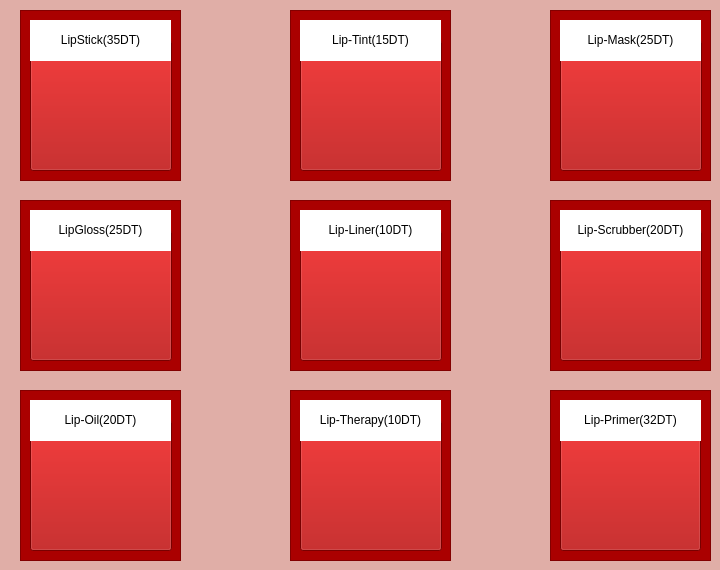
   <widget class="QWidget" name="lips">
    <property name="styleSheet">
     <string notr="true">

background-color: rgb(224, 174, 167);</string>
    </property>
    <attribute name="title">
     <string>Lips</string>
    </attribute>
    <widget class="QFrame" name="frame_19">
     <property name="geometry">
      <rect>
       <x>20</x>
       <y>10</y>
       <width>161</width>
       <height>171</height>
      </rect>
     </property>
     <property name="styleSheet">
      <string notr="true">background-color: rgb(170, 0, 0);</string>
     </property>
     <property name="frameShape">
      <enum>QFrame::StyledPanel</enum>
     </property>
     <property name="frameShadow">
      <enum>QFrame::Raised</enum>
     </property>
     <widget class="QPushButton" name="stick">
      <property name="geometry">
       <rect>
        <x>10</x>
        <y>30</y>
        <width>142</width>
        <height>131</height>
       </rect>
      </property>
      <property name="styleSheet">
       <string notr="true"/>
      </property>
      <property name="text">
       <string/>
      </property>
     </widget>
     <widget class="QLabel" name="found_25">
      <property name="geometry">
       <rect>
        <x>10</x>
        <y>10</y>
        <width>141</width>
        <height>41</height>
       </rect>
      </property>
      <property name="styleSheet">
       <string notr="true">color:rgb(0, 0, 0);background-color: rgb(255, 255, 255);</string>
      </property>
      <property name="text">
       <string>&lt;html&gt;&lt;head/&gt;&lt;body&gt;&lt;p align=&quot;center&quot;&gt;LipStick(35DT)&lt;/p&gt;&lt;/body&gt;&lt;/html&gt;</string>
      </property>
     </widget>
    </widget>
    <widget class="QFrame" name="frame_21">
     <property name="geometry">
      <rect>
       <x>550</x>
       <y>200</y>
       <width>161</width>
       <height>171</height>
      </rect>
     </property>
     <property name="styleSheet">
      <string notr="true">background-color: rgb(170, 0, 0);</string>
     </property>
     <property name="frameShape">
      <enum>QFrame::StyledPanel</enum>
     </property>
     <property name="frameShadow">
      <enum>QFrame::Raised</enum>
     </property>
     <widget class="QPushButton" name="scrub">
      <property name="geometry">
       <rect>
        <x>10</x>
        <y>30</y>
        <width>142</width>
        <height>131</height>
       </rect>
      </property>
      <property name="styleSheet">
       <string notr="true"/>
      </property>
      <property name="text">
       <string/>
      </property>
     </widget>
     <widget class="QLabel" name="found_29">
      <property name="geometry">
       <rect>
        <x>10</x>
        <y>10</y>
        <width>141</width>
        <height>41</height>
       </rect>
      </property>
      <property name="styleSheet">
       <string notr="true">color:rgb(0, 0, 0);background-color: rgb(255, 255, 255);</string>
      </property>
      <property name="text">
       <string>&lt;html&gt;&lt;head/&gt;&lt;body&gt;&lt;p align=&quot;center&quot;&gt;Lip-Scrubber(20DT)&lt;/p&gt;&lt;/body&gt;&lt;/html&gt;</string>
      </property>
     </widget>
    </widget>
    <widget class="QFrame" name="frame_22">
     <property name="geometry">
      <rect>
       <x>550</x>
       <y>390</y>
       <width>161</width>
       <height>171</height>
      </rect>
     </property>
     <property name="styleSheet">
      <string notr="true">background-color: rgb(170, 0, 0);</string>
     </property>
     <property name="frameShape">
      <enum>QFrame::StyledPanel</enum>
     </property>
     <property name="frameShadow">
      <enum>QFrame::Raised</enum>
     </property>
     <widget class="QPushButton" name="liprimer">
      <property name="geometry">
       <rect>
        <x>10</x>
        <y>30</y>
        <width>141</width>
        <height>131</height>
       </rect>
      </property>
      <property name="styleSheet">
       <string notr="true">QPushButton#liprimer{ border-image: url(&quot;C:/PROJECT/sephore/lipprimer.jpeg&quot;) ;}</string>
      </property>
      <property name="text">
       <string/>
      </property>
     </widget>
     <widget class="QLabel" name="found_30">
      <property name="geometry">
       <rect>
        <x>10</x>
        <y>10</y>
        <width>141</width>
        <height>41</height>
       </rect>
      </property>
      <property name="styleSheet">
       <string notr="true">color:rgb(0, 0, 0);background-color: rgb(255, 255, 255);</string>
      </property>
      <property name="text">
       <string>&lt;html&gt;&lt;head/&gt;&lt;body&gt;&lt;p align=&quot;center&quot;&gt;Lip-Primer(32DT)&lt;/p&gt;&lt;/body&gt;&lt;/html&gt;</string>
      </property>
     </widget>
    </widget>
    <widget class="QFrame" name="frame_20">
     <property name="geometry">
      <rect>
       <x>20</x>
       <y>200</y>
       <width>161</width>
       <height>171</height>
      </rect>
     </property>
     <property name="styleSheet">
      <string notr="true">background-color: rgb(170, 0, 0);</string>
     </property>
     <property name="frameShape">
      <enum>QFrame::StyledPanel</enum>
     </property>
     <property name="frameShadow">
      <enum>QFrame::Raised</enum>
     </property>
     <widget class="QPushButton" name="gloss">
      <property name="geometry">
       <rect>
        <x>10</x>
        <y>30</y>
        <width>142</width>
        <height>131</height>
       </rect>
      </property>
      <property name="styleSheet">
       <string notr="true"/>
      </property>
      <property name="text">
       <string/>
      </property>
     </widget>
     <widget class="QLabel" name="found_27">
      <property name="geometry">
       <rect>
        <x>10</x>
        <y>10</y>
        <width>141</width>
        <height>41</height>
       </rect>
      </property>
      <property name="styleSheet">
       <string notr="true">color:rgb(0, 0, 0);background-color: rgb(255, 255, 255);</string>
      </property>
      <property name="text">
       <string>&lt;html&gt;&lt;head/&gt;&lt;body&gt;&lt;p align=&quot;center&quot;&gt;LipGloss(25DT)&lt;/p&gt;&lt;/body&gt;&lt;/html&gt;</string>
      </property>
     </widget>
    </widget>
    <widget class="QFrame" name="frame_24">
     <property name="geometry">
      <rect>
       <x>550</x>
       <y>10</y>
       <width>161</width>
       <height>171</height>
      </rect>
     </property>
     <property name="styleSheet">
      <string notr="true">background-color: rgb(170, 0, 0);</string>
     </property>
     <property name="frameShape">
      <enum>QFrame::StyledPanel</enum>
     </property>
     <property name="frameShadow">
      <enum>QFrame::Raised</enum>
     </property>
     <widget class="QPushButton" name="mask">
      <property name="geometry">
       <rect>
        <x>10</x>
        <y>30</y>
        <width>142</width>
        <height>131</height>
       </rect>
      </property>
      <property name="styleSheet">
       <string notr="true"/>
      </property>
      <property name="text">
       <string/>
      </property>
     </widget>
     <widget class="QLabel" name="found_32">
      <property name="geometry">
       <rect>
        <x>10</x>
        <y>10</y>
        <width>141</width>
        <height>41</height>
       </rect>
      </property>
      <property name="styleSheet">
       <string notr="true">color:rgb(0, 0, 0);background-color: rgb(255, 255, 255);</string>
      </property>
      <property name="text">
       <string>&lt;html&gt;&lt;head/&gt;&lt;body&gt;&lt;p align=&quot;center&quot;&gt;Lip-Mask(25DT)&lt;/p&gt;&lt;/body&gt;&lt;/html&gt;</string>
      </property>
     </widget>
    </widget>
    <widget class="QFrame" name="frame_23">
     <property name="geometry">
      <rect>
       <x>20</x>
       <y>390</y>
       <width>161</width>
       <height>171</height>
      </rect>
     </property>
     <property name="styleSheet">
      <string notr="true">background-color: rgb(170, 0, 0);</string>
     </property>
     <property name="frameShape">
      <enum>QFrame::StyledPanel</enum>
     </property>
     <property name="frameShadow">
      <enum>QFrame::Raised</enum>
     </property>
     <widget class="QPushButton" name="oil">
      <property name="geometry">
       <rect>
        <x>10</x>
        <y>30</y>
        <width>142</width>
        <height>131</height>
       </rect>
      </property>
      <property name="styleSheet">
       <string notr="true"/>
      </property>
      <property name="text">
       <string/>
      </property>
     </widget>
     <widget class="QLabel" name="found_31">
      <property name="geometry">
       <rect>
        <x>10</x>
        <y>10</y>
        <width>141</width>
        <height>41</height>
       </rect>
      </property>
      <property name="styleSheet">
       <string notr="true">color:rgb(0, 0, 0);background-color: rgb(255, 255, 255);</string>
      </property>
      <property name="text">
       <string>&lt;html&gt;&lt;head/&gt;&lt;body&gt;&lt;p align=&quot;center&quot;&gt;Lip-Oil(20DT)&lt;/p&gt;&lt;/body&gt;&lt;/html&gt;</string>
      </property>
     </widget>
    </widget>
    <widget class="QFrame" name="frame_25">
     <property name="geometry">
      <rect>
       <x>290</x>
       <y>10</y>
       <width>161</width>
       <height>171</height>
      </rect>
     </property>
     <property name="styleSheet">
      <string notr="true">background-color: rgb(170, 0, 0);;</string>
     </property>
     <property name="frameShape">
      <enum>QFrame::StyledPanel</enum>
     </property>
     <property name="frameShadow">
      <enum>QFrame::Raised</enum>
     </property>
     <widget class="QPushButton" name="tint">
      <property name="geometry">
       <rect>
        <x>10</x>
        <y>30</y>
        <width>142</width>
        <height>131</height>
       </rect>
      </property>
      <property name="styleSheet">
       <string notr="true"/>
      </property>
      <property name="text">
       <string/>
      </property>
     </widget>
     <widget class="QLabel" name="found_33">
      <property name="geometry">
       <rect>
        <x>10</x>
        <y>10</y>
        <width>141</width>
        <height>41</height>
       </rect>
      </property>
      <property name="styleSheet">
       <string notr="true">color:rgb(0, 0, 0);background-color: rgb(255, 255, 255);</string>
      </property>
      <property name="text">
       <string>&lt;html&gt;&lt;head/&gt;&lt;body&gt;&lt;p align=&quot;center&quot;&gt;Lip-Tint(15DT)&lt;/p&gt;&lt;/body&gt;&lt;/html&gt;</string>
      </property>
     </widget>
    </widget>
    <widget class="QFrame" name="frame_26">
     <property name="geometry">
      <rect>
       <x>290</x>
       <y>200</y>
       <width>161</width>
       <height>171</height>
      </rect>
     </property>
     <property name="styleSheet">
      <string notr="true">background-color: rgb(170, 0, 0);</string>
     </property>
     <property name="frameShape">
      <enum>QFrame::StyledPanel</enum>
     </property>
     <property name="frameShadow">
      <enum>QFrame::Raised</enum>
     </property>
     <widget class="QPushButton" name="liner">
      <property name="geometry">
       <rect>
        <x>10</x>
        <y>30</y>
        <width>142</width>
        <height>131</height>
       </rect>
      </property>
      <property name="styleSheet">
       <string notr="true"/>
      </property>
      <property name="text">
       <string/>
      </property>
     </widget>
     <widget class="QLabel" name="found_34">
      <property name="geometry">
       <rect>
        <x>10</x>
        <y>10</y>
        <width>141</width>
        <height>41</height>
       </rect>
      </property>
      <property name="styleSheet">
       <string notr="true">color:rgb(0, 0, 0);background-color: rgb(255, 255, 255);</string>
      </property>
      <property name="text">
       <string>&lt;html&gt;&lt;head/&gt;&lt;body&gt;&lt;p align=&quot;center&quot;&gt;Lip-Liner(10DT)&lt;/p&gt;&lt;/body&gt;&lt;/html&gt;</string>
      </property>
     </widget>
    </widget>
    <widget class="QFrame" name="frame_27">
     <property name="geometry">
      <rect>
       <x>290</x>
       <y>390</y>
       <width>161</width>
       <height>171</height>
      </rect>
     </property>
     <property name="styleSheet">
      <string notr="true">background-color: rgb(170, 0, 0);</string>
     </property>
     <property name="frameShape">
      <enum>QFrame::StyledPanel</enum>
     </property>
     <property name="frameShadow">
      <enum>QFrame::Raised</enum>
     </property>
     <widget class="QPushButton" name="therapy">
      <property name="geometry">
       <rect>
        <x>10</x>
        <y>30</y>
        <width>142</width>
        <height>131</height>
       </rect>
      </property>
      <property name="styleSheet">
       <string notr="true"/>
      </property>
      <property name="text">
       <string/>
      </property>
     </widget>
     <widget class="QLabel" name="found_35">
      <property name="geometry">
       <rect>
        <x>10</x>
        <y>10</y>
        <width>141</width>
        <height>41</height>
       </rect>
      </property>
      <property name="styleSheet">
       <string notr="true">color:rgb(0, 0, 0);background-color: rgb(255, 255, 255);</string>
      </property>
      <property name="text">
       <string>&lt;html&gt;&lt;head/&gt;&lt;body&gt;&lt;p align=&quot;center&quot;&gt;Lip-Therapy(10DT)&lt;/p&gt;&lt;/body&gt;&lt;/html&gt;</string>
      </property>
     </widget>
    </widget>
   </widget>
